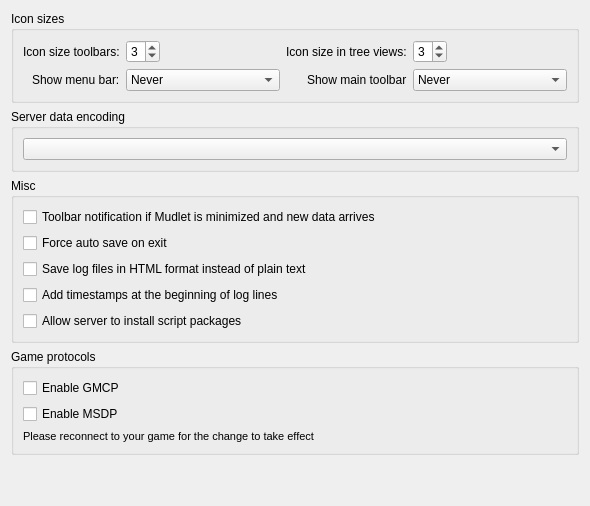
     <widget class="QWidget" name="tab_general">
      <property name="sizePolicy">
       <sizepolicy hsizetype="Expanding" vsizetype="Expanding">
        <horstretch>0</horstretch>
        <verstretch>0</verstretch>
       </sizepolicy>
      </property>
      <attribute name="title">
       <string>General</string>
      </attribute>
      <layout class="QGridLayout" name="gridLayout_19">
       <item row="0" column="0">
        <widget class="QGroupBox" name="groupBox_iconsAndToolbars">
         <property name="sizePolicy">
          <sizepolicy hsizetype="Expanding" vsizetype="Expanding">
           <horstretch>0</horstretch>
           <verstretch>0</verstretch>
          </sizepolicy>
         </property>
         <property name="title">
          <string>Icon sizes</string>
         </property>
         <layout class="QGridLayout" name="gridLayout_4">
          <item row="0" column="0" alignment="Qt::AlignRight">
           <widget class="QLabel" name="label_mainIconSize">
            <property name="text">
             <string>Icon size toolbars:</string>
            </property>
           </widget>
          </item>
          <item row="0" column="1" alignment="Qt::AlignLeft">
           <widget class="QSpinBox" name="MainIconSize">
            <property name="specialValueText">
             <string/>
            </property>
            <property name="minimum">
             <number>1</number>
            </property>
            <property name="maximum">
             <number>4</number>
            </property>
            <property name="value">
             <number>3</number>
            </property>
           </widget>
          </item>
          <item row="0" column="2" alignment="Qt::AlignRight">
           <widget class="QLabel" name="label_33">
            <property name="text">
             <string>Icon size in tree views:</string>
            </property>
           </widget>
          </item>
          <item row="0" column="3" alignment="Qt::AlignLeft">
           <widget class="QSpinBox" name="TEFolderIconSize">
            <property name="minimum">
             <number>1</number>
            </property>
            <property name="maximum">
             <number>4</number>
            </property>
            <property name="value">
             <number>3</number>
            </property>
           </widget>
          </item>
          <item row="1" column="0" alignment="Qt::AlignRight">
           <widget class="QLabel" name="label_menuBarVisiblity">
            <property name="text">
             <string>Show menu bar:</string>
            </property>
           </widget>
          </item>
          <item row="1" column="1" alignment="Qt::AlignLeft">
           <widget class="QComboBox" name="comboBox_menuBarVisibility">
            <property name="currentIndex">
             <number>0</number>
            </property>
            <item>
             <property name="text">
              <string>Never</string>
             </property>
            </item>
            <item>
             <property name="text">
              <string>Until a profile is loaded</string>
             </property>
            </item>
            <item>
             <property name="text">
              <string>Always</string>
             </property>
            </item>
           </widget>
          </item>
          <item row="1" column="2" alignment="Qt::AlignRight">
           <widget class="QLabel" name="label_toolBarVisibility">
            <property name="text">
             <string>Show main toolbar</string>
            </property>
           </widget>
          </item>
          <item row="1" column="3" alignment="Qt::AlignLeft">
           <widget class="QComboBox" name="comboBox_toolBarVisibility">
            <property name="currentIndex">
             <number>0</number>
            </property>
            <item>
             <property name="text">
              <string>Never</string>
             </property>
            </item>
            <item>
             <property name="text">
              <string>Until a profile is loaded</string>
             </property>
            </item>
            <item>
             <property name="text">
              <string>Always</string>
             </property>
            </item>
           </widget>
          </item>
         </layout>
        </widget>
       </item>
       <item row="1" column="0">
        <widget class="QGroupBox" name="groupBox_encoding">
         <property name="enabled">
          <bool>true</bool>
         </property>
         <property name="title">
          <string>Server data encoding</string>
         </property>
         <layout class="QVBoxLayout" name="verticalLayout_7">
          <item>
           <widget class="QComboBox" name="comboBox_encoding">
            <property name="enabled">
             <bool>true</bool>
            </property>
            <property name="toolTip">
             <string>&lt;html&gt;&lt;head/&gt;&lt;body&gt;&lt;p&gt;If you are playing a non-English MUD and seeing � instead of text, or special letters like &lt;span style=&quot; font-weight:600;&quot;&gt;ñ&lt;/span&gt; aren't showing right - try changing the encoding to UTF-8 or to one suggested by your MUD.&lt;/p&gt;&lt;p&gt;Note: While this will allow Mudlet to show text in other languages, internalisation is still in development so triggers or Lua code won't work yet.&lt;/p&gt;&lt;/body&gt;&lt;/html&gt;</string>
            </property>
           </widget>
          </item>
         </layout>
        </widget>
       </item>
       <item row="2" column="0">
        <widget class="QGroupBox" name="groupBox_miscellaneous">
         <property name="title">
          <string>Misc</string>
         </property>
         <layout class="QVBoxLayout" name="verticalLayout">
          <item>
           <widget class="QCheckBox" name="mAlertOnNewData">
            <property name="text">
             <string>Toolbar notification if Mudlet is minimized and new data arrives</string>
            </property>
           </widget>
          </item>
          <item>
           <widget class="QCheckBox" name="mFORCE_SAVE_ON_EXIT">
            <property name="text">
             <string>Force auto save on exit</string>
            </property>
           </widget>
          </item>
          <item>
           <widget class="QCheckBox" name="mIsToLogInHtml">
            <property name="toolTip">
             <string>&lt;html&gt;&lt;head/&gt;&lt;body&gt;&lt;p&gt;When checked will cause the date-stamp named log file to be HTML (file extention '.html') which can convey color, font and other formatting information rather than a plain text (file extension '.txt') format.  If changed whilst logging is already in progress it is necessary to stop and restart logging for this setting to take effect in a new log file.&lt;/p&gt;&lt;/body&gt;&lt;/html&gt;</string>
            </property>
            <property name="text">
             <string>Save log files in HTML format instead of plain text</string>
            </property>
           </widget>
          </item>
          <item>
           <widget class="QCheckBox" name="mIsLoggingTimestamps">
            <property name="text">
             <string>Add timestamps at the beginning of log lines</string>
            </property>
           </widget>
          </item>
          <item>
           <widget class="QCheckBox" name="acceptServerGUI">
            <property name="text">
             <string>Allow server to install script packages</string>
            </property>
           </widget>
          </item>
         </layout>
        </widget>
       </item>
       <item row="3" column="0">
        <widget class="QGroupBox" name="groupBox_protocols">
         <property name="title">
          <string>Game protocols</string>
         </property>
         <layout class="QGridLayout" name="gridLayout_13">
          <item row="0" column="0">
           <widget class="QCheckBox" name="mEnableGMCP">
            <property name="toolTip">
             <string>&lt;html&gt;&lt;head/&gt;&lt;body&gt;&lt;p&gt;Enables GMCP - note that if you have MSDP enabled as well, some servers will prefer one over the other&lt;/p&gt;&lt;/body&gt;&lt;/html&gt;</string>
            </property>
            <property name="text">
             <string>Enable GMCP</string>
            </property>
           </widget>
          </item>
          <item row="1" column="0">
           <widget class="QCheckBox" name="mEnableMSDP">
            <property name="toolTip">
             <string>&lt;html&gt;&lt;head/&gt;&lt;body&gt;&lt;p&gt;Enables MSDP - note that if you have GMCP enabled as well, some servers will prefer one over the other&lt;/p&gt;&lt;/body&gt;&lt;/html&gt;</string>
            </property>
            <property name="text">
             <string>Enable MSDP</string>
            </property>
           </widget>
          </item>
          <item row="2" column="0">
           <widget class="QLabel" name="need_reconnect_for_data_protocol">
            <property name="enabled">
             <bool>true</bool>
            </property>
            <property name="font">
             <font>
              <pointsize>8</pointsize>
             </font>
            </property>
            <property name="mouseTracking">
             <bool>false</bool>
            </property>
            <property name="text">
             <string>Please reconnect to your game for the change to take effect</string>
            </property>
            <property name="textFormat">
             <enum>Qt::AutoText</enum>
            </property>
            <property name="wordWrap">
             <bool>true</bool>
            </property>
           </widget>
          </item>
         </layout>
        </widget>
       </item>
       <item row="4" column="0">
        <spacer name="verticalSpacer_general">
         <property name="orientation">
          <enum>Qt::Vertical</enum>
         </property>
         <property name="sizeHint" stdset="0">
          <size>
           <width>20</width>
           <height>40</height>
          </size>
         </property>
        </spacer>
       </item>
      </layout>
     </widget>
